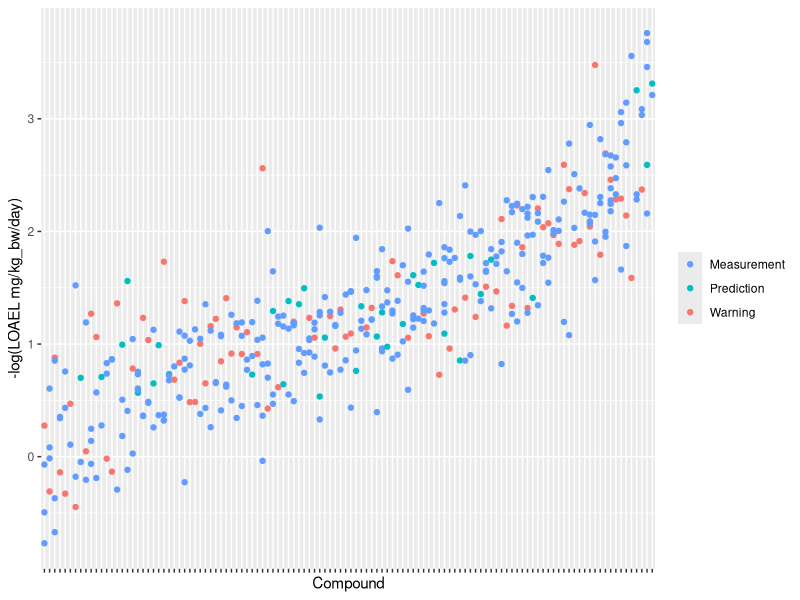

This chart was generated by the following R code:
#!/usr/bin/Rscript

library(ggplot2)

data = read.csv("data/predictions-measurements.csv",header=T)
data$SMILES <- reorder(data$SMILES,data$LOAEL)
img <- ggplot(data, aes(SMILES,LOAEL,ymin = min(LOAEL), ymax=max(LOAEL),color=Origin))
img <- img + ylab('-log(LOAEL mg/kg_bw/day)') + xlab('Compound') + theme(axis.text.x = element_blank()) + theme(legend.title=element_blank())
img <- img + geom_point() + scale_color_manual(values=c("#619CFF", "#00BFC4", "#F8766D"))

ggsave(file='figures/test-prediction.pdf', plot=img,width=12, height=8)
